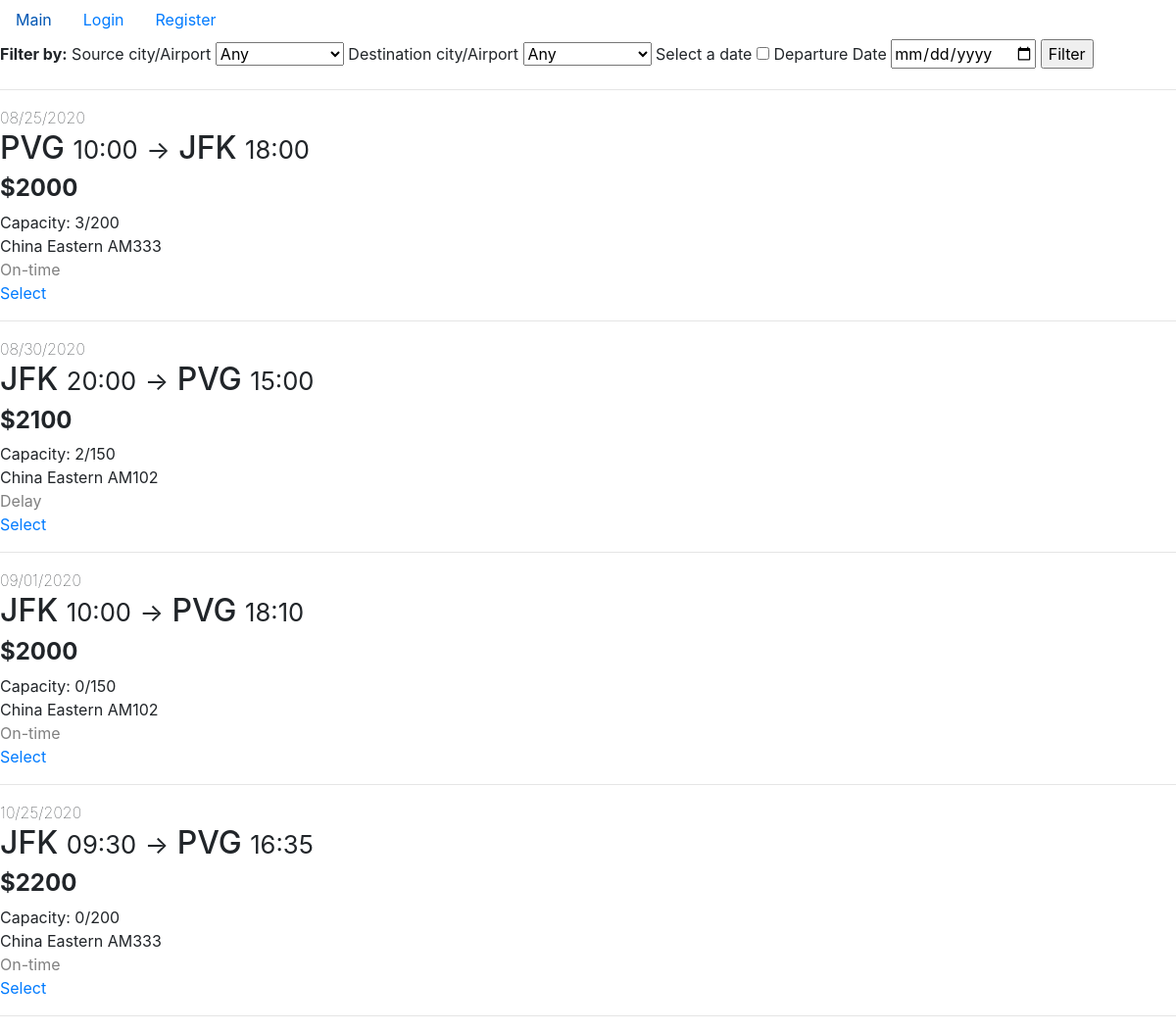
The page / on the database its author committed.
### app/models.py (models this page shows)
class Flight(db.Model):
    flight_num = db.Column(db.String(5), primary_key=True)
    depart_datetime = db.Column(db.DateTime, primary_key=True)
    airline_name = db.Column(db.String(20),
                             db.ForeignKey("airplane.airline_name"),
                             primary_key=True)
    depart_airport = db.Column(db.String(20),
                               db.ForeignKey("airport.name"),
                               nullable=False)
    arrival_datetime = db.Column(db.DateTime, nullable=False)
    arrival_airport = db.Column(db.String(20),
                                db.ForeignKey("airport.name"),
                                nullable=False)
    base_price = db.Column(db.Integer, nullable=False)
    airplane_id = db.Column(db.String(5),
                            db.ForeignKey("airplane.id"),
                            nullable=False)
    status = db.Column(db.String(10), nullable=False)
    tickets = db.relationship("Ticket",
                              backref="flight",
                              lazy=True,
                              primaryjoin='''and_(Flight.flight_num==Ticket.flight_num,
                                            Flight.depart_datetime==Ticket.depart_datetime,
                                            Flight.airline_name==Ticket.airline_name)''')
    def get_num_tickets(self):
        return len(self.tickets)
    def get_current_price(self):
        if (self.get_num_tickets() / self.airplane.num_seat > 0.7):
            return round(self.base_price * 1.2, 2)
        else:
            return self.base_price

class Airplane(db.Model):
    id = db.Column(db.String(5), primary_key=True)
    airline_name = db.Column(db.String(20),
                             db.ForeignKey("airline.name"),
                             primary_key=True)
    num_seat = db.Column(db.Integer, nullable=False)
    flights = db.relationship("Flight",
                              backref="airplane",
                              lazy=True,
                              primaryjoin='''and_(Airplane.id==Flight.airplane_id,
                                            Airplane.airline_name==Flight.airline_name)''')

### app/routes.py (the view)
@app.route("/", methods=["GET"])
def home():
    form = FilterForm(request.args)
    airports = Airport.query.order_by(Airport.city).all()
    choices = [("any", "Any")]\
              + [(airport.name, "%s/%s" % (airport.city, airport.name))
                 for airport in airports]
    form.source_city_airport.choices = choices
    form.dest_city_airport.choices = choices
    flights = Flight.query.filter(
        Flight.depart_datetime >= datetime.datetime.today()
    ).order_by(Flight.depart_datetime)
    flights = filter_form_processor(form, flights)
    return render_template("home.html",
                           flights=flights.all(),
                           form=form,
                           template_for_select="select_for_home.html")

### app/forms.py (shortened to what this page needs)
class FilterForm(FlaskForm):
    source_city_airport = SelectField("Source city/Airport",
                                      validators=[DataRequired()])
    dest_city_airport = SelectField("Destination city/Airport",
                                    validators=[DataRequired()])
    gonna_filter_date = BooleanField("Select a date")
    depart_date = DateField("Departure Date")
    submit = SubmitField("Filter")
    def same_airports(self):
        if (self.source_city_airport.data == self.dest_city_airport.data
            and self.source_city_airport.data != "any"
            and self.source_city_airport.data is not None):
            return True
        else:
            return False

### app/routes.py (called while the page is built, shortened)
def filter_form_processor(form, flights):
    if (form.same_airports()):
        form.source_city_airport.data = "any"
        form.dest_city_airport.data = "any"
        flash(f"Cannot have same source airport and destination airport.")
    if (form.gonna_filter_date.data and not form.is_future_depart_date()):
        form.depart_date.data = None
        flash(f"Departure date must at least be today.")
    return flights

### app/templates/home.html
{% extends "layout.html" %}
{% block content %}
    {% include "flight_filter.html" %}
    {% include "flight_list.html" %}
{% endblock content %}

### app/templates/flight_list.html (shortened to what this page needs)
{% for flight in flights %}
    <div>
        <span style="font-weight:lighter">{{ flight.depart_datetime.strftime("%m/%d/%Y") }}</span><br>
        <h2>
            {{ flight.depart_airport }}
            <small>{{ flight.depart_datetime.strftime("%H:%M") }}</small>
            <small>-></small>
            {{ flight.arrival_airport }}
            <small>{{ flight.arrival_datetime.strftime("%H:%M") }}</small>
        </h2>
        <h4 style="font-weight: bold;">
            ${{ flight.get_current_price() }}
        </h4>
        <span>Capacity: <span stype="font-weight:lighter">{{ flight.get_num_tickets() }}/{{ flight.airplane.num_seat }}</span></span><br>
        <span>{{ flight.airline_name }} {{ flight.airplane_id }}</span><br>
        <span style="color:gray">{{ flight.status }}</span><br>
        {% include template_for_select %}
    </div>
    <hr>
{% endfor %}

### app/templates/select_for_home.html
<a href="{{ url_for('return_trip_choosing',
                    depart_flight_num=flight.flight_num,
                    depart_datetime=flight.depart_datetime,
                    depart_airline_name=flight.airline_name) }}">
    Select
</a>

### rows shown on the page
Flight: depart_datetime "08/25/2020", depart_airport "PVG", depart_datetime "10:00", arrival_airport "JFK", arrival_datetime "18:00", get_current_price "2000", get_num_tickets "3", airplane.num_seat "200", airline_name "China Eastern", airplane_id "AM333", status "On-time"
Flight: depart_datetime "08/30/2020", depart_airport "JFK", depart_datetime "20:00", arrival_airport "PVG", arrival_datetime "15:00", get_current_price "2100", get_num_tickets "2", airplane.num_seat "150", airline_name "China Eastern", airplane_id "AM102", status "Delay"
Flight: depart_datetime "09/01/2020", depart_airport "JFK", depart_datetime "10:00", arrival_airport "PVG", arrival_datetime "18:10", get_current_price "2000", get_num_tickets "0", airplane.num_seat "150", airline_name "China Eastern", airplane_id "AM102", status "On-time"
Flight: depart_datetime "10/25/2020", depart_airport "JFK", depart_datetime "09:30", arrival_airport "PVG", arrival_datetime "16:35", get_current_price "2200", get_num_tickets "0", airplane.num_seat "200", airline_name "China Eastern", airplane_id "AM333", status "On-time"
